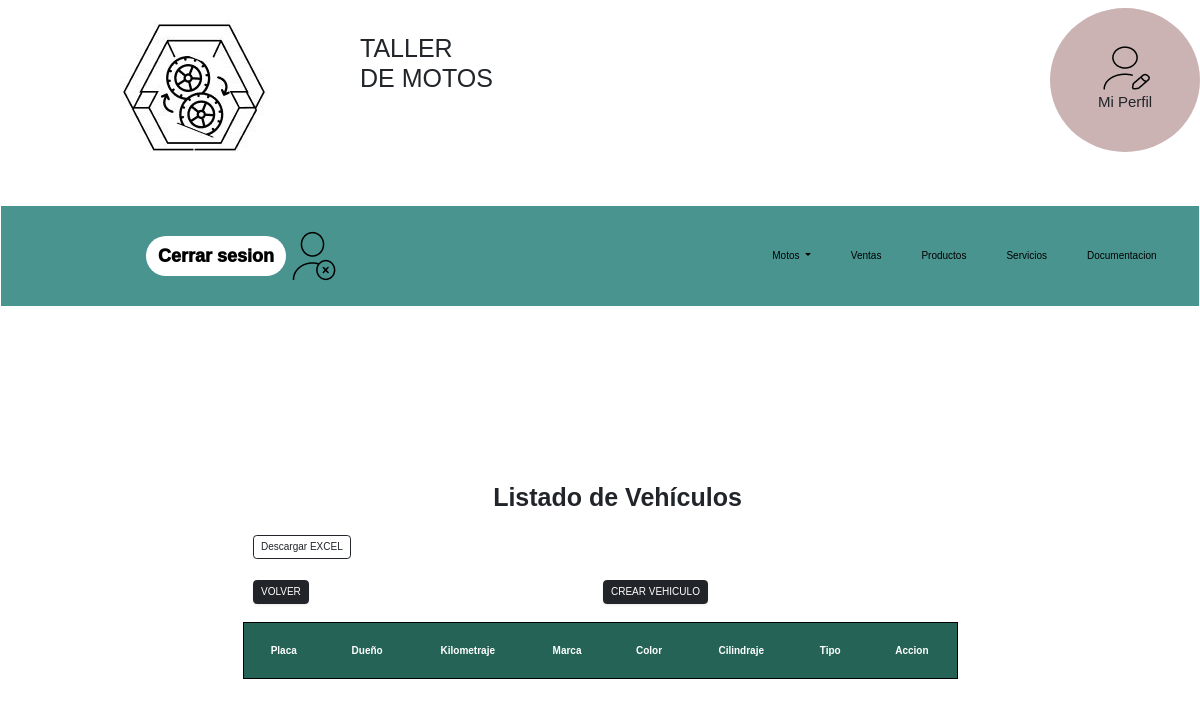
Before: /vista/admin/listas/motos/motos.php (signed in) with the older database file.
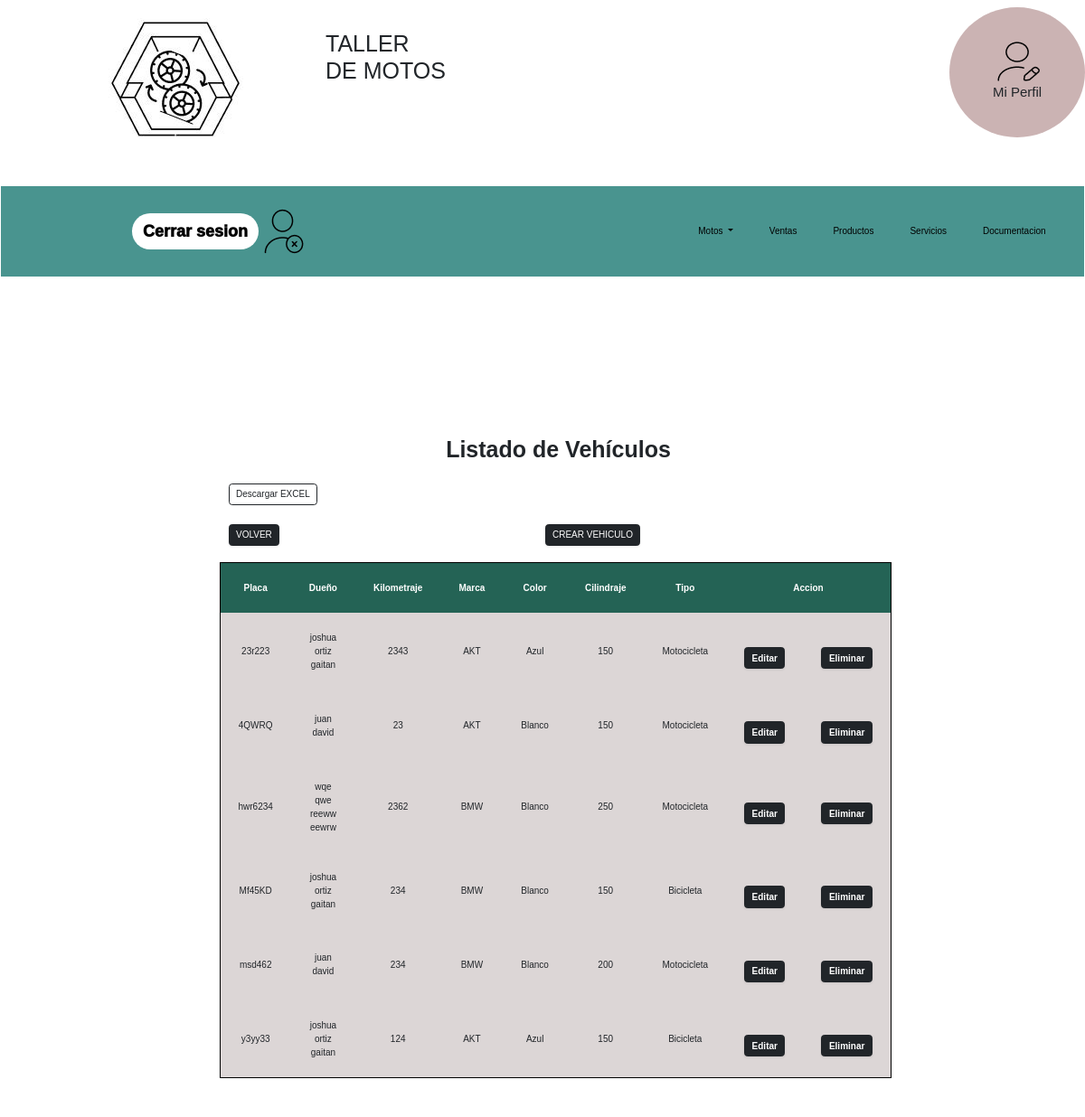
After: the same page with the newer database file.
### tables this page shows
CREATE TABLE `moto` (
  `placa` varchar(8) NOT NULL,
  `id_marca` int(11) NOT NULL,
  `descripcion` varchar(90) NOT NULL,
  `documento` int(11) NOT NULL,
  `km` int(11) NOT NULL,
  `id_linea` int(11) NOT NULL,
  `id_modelo` int(11) NOT NULL,
  `id_cilindraje` int(11) NOT NULL,
  `id_color` int(11) NOT NULL,
  `id_clase` int(11) NOT NULL,
  `id_carroseria` int(11) NOT NULL,
  `capacidad` tinyint(2) NOT NULL,
  `id_combustible` int(11) NOT NULL,
  `numero_motor` varchar(20) NOT NULL,
  `vin` varchar(20) NOT NULL,
  `numero_chasis` varchar(20) NOT NULL
);

CREATE TABLE `usuario` (
  `documento` int(10) NOT NULL,
  `nombre` varchar(100) NOT NULL,
  `telefono` int(10) NOT NULL,
  `gmail` varchar(40) NOT NULL,
  `usuario` varchar(20) NOT NULL,
  `clave` varchar(80) NOT NULL,
  `id_rol` int(11) NOT NULL,
  `id_estado` int(11) NOT NULL
);

CREATE TABLE `marca` (
  `id_marca` int(11) NOT NULL,
  `marca` varchar(100) NOT NULL
);

CREATE TABLE `color` (
  `id_color` int(11) NOT NULL,
  `color` varchar(20) NOT NULL
);

CREATE TABLE `cilindraje` (
  `id_cilindraje` int(11) NOT NULL,
  `cilindraje` varchar(20) NOT NULL
);

CREATE TABLE `tipo_vehiculo` (
  `id_clase` int(11) NOT NULL,
  `tip_vehiculo` varchar(20) NOT NULL
);

### vista/admin/listas/motos/motos.php (the view, shortened to what this page needs)
<?php
    $db = new Database();
    $con=$db->conectar();
?>
<?php
    $sql=$con->prepare("SELECT * FROM `moto` INNER JOIN marca INNER JOIN usuario INNER JOIN linea INNER JOIN modelo INNER JOIN cilindraje INNER JOIN color INNER JOIN tipo_vehiculo INNER JOIN tipo_carroceria INNER JOIN combustible ON moto.documento = usuario.documento WHERE moto.id_marca = marca.id_marca AND moto.id_linea = linea.id_linea AND moto.id_modelo = modelo.id_modelo AND moto.id_cilindraje = cilindraje.id_cilindraje AND moto.id_color = color.id_color AND moto.id_clase = tipo_vehiculo.id_clase AND moto.id_carroseria = tipo_carroceria.id_carroseria AND moto.id_combustible = combustible.id_combustible ORDER BY moto.placa ASC");
    $sql->execute();
?>
<!DOCTYPE html>
<html>
<head>
    <link rel="stylesheet" href="../../../bootstrap/css/bootstrap.min.css">
    <link rel="stylesheet" href="../../../../css/tabla.css">
    <link href="https://cdn.jsdelivr.net/npm/bootstrap@5.2.0/dist/css/bootstrap.min.css" rel="stylesheet" />
    <link href="	https://cdn.jsdelivr.net/npm/bootstrap@5.3.0/dist/js/bootstrap.bundle.min.js" rel="stylesheet">
</head>
<body>
<div class="contenedor">
    <header>
        <div class="encabezado">
            <div class="encabezado_a1">
              <a href="../../index.php" class="active"><img src="../../../../imagenes/logo.JPG" alt="logo de inventario sena"></a>
            </div>
            <div class="encabezado_a2">
                <h1>TALLER <br>DE MOTOS</h1>
            </div>
            <div class="encabezado_a3">
                <img src="../../../../imagenes/useredit.png" alt="perfil">
                <h4>Mi Perfil</h4>
            </div>
        </div>
    </header>
<nav class="navbar navbar-expand-md">
    <div class="barra_nav container-fluid navbar-nav">
        <div class="collapse navbar-collapse" id="navbarNavDropdown">
            <div class="menu_m1 nav-item">
                <form method="POST">
                    <input type="submit" value="Cerrar sesion" name="cerrar"/>
                </form>
                <img src="../../../../imagenes/agregar_usuario.png" alt="Cerrar">
            </div>
            <ul class="navbar-nav ms-auto">
            <li class="nav-item dropdown text-align-right -8 p-4 m-right-4">
                <a class="nav-link dropdown-toggle text-align-right justify-content-end" href="#" role="button" data-bs-toggle="dropdown" aria-expanded="false">
                    Motos
                </a>
                </li>
                <li class="nav-item p-4">
                <a class="nav-link " href="../ventas/venta.php">Ventas</a>
                </li>
                <li class="nav-item p-4">
                <a class="nav-link" href="../productos.php">Productos</a>
                </li>
                <li class="nav-item p-4">
                <a class="nav-link" href="../servicio.php">Servicios</a>
                </li>
                <li class="nav-item p-4">
                <a class="nav-link" href="../documentos.php">Documentacion</a>
                </li>
            </ul>
        </div>
    </div>
</nav>
    <div class=" d-flex justify-content-center align-items-center ">
        <div class="main-container rounded-5 text-secondary" style="width: 70rem">
            <h2 class="text-center text-dark fs-1 fw-bold" style="margin-right: 25%;">Listado de Vehículos</h2>
            <br>
            <div class="row">
                <div class="col-lg-6">
                    <form action="../libreria/formatoexel/exel_usu.php">
                        <div ><button type="submit" class="btn btn-outline-dark m-1" >Descargar EXCEL</button></div>
                    </form>
            </div>
            <br><br><br>
            <div class="row">
                <div class="col-lg-6">
                    <form action="../index.php">
                        <button type="submit"  class="btn btn-dark m-1 shadow-sm" >VOLVER</button>
                    </form>
                </div>
                <div class="col-lg-6">
                    <form action="./crear_mot.php">
                            <button type="submit" class="btn btn-dark m-1 shadow-sm">CREAR VEHICULO</button>
                    </form>
                </div>
            </div>
            <br><br><br>
            <table style="border:#000 solid 1px">
                <tr>
                    <thead>
                        <th class="text-center">Placa</th>
                        <th class="text-center">Dueño</th>
                        <th class="text-center">Kilometraje</th>
                        <th class="text-center">Marca</th>
                        <th class="text-center">Color</th>
                        <th class="text-center">Cilindraje</th>
                        <th class="text-center">Tipo</th>
                        <th colspan= "2" style="text-align: center;"> Accion</th>
                    </thead>
                </tr>
                <tbody>
                    <?php
                        foreach($sql as $sq){
                    ?>
                        <tr>
                            <td class="text-dark text-center" style="background-color: #DCD6D6;"><?=$sq['placa']?></td>
                            <td class="text-dark text-center" style="background-color: #DCD6D6;"><?=$sq['nombre']?></td>
                            <td class="text-dark text-center" style="background-color: #DCD6D6;"><?=$sq['km']?></td>
                            <td class="text-dark text-center" style="background-color: #DCD6D6;"><?=$sq['marca']?></td>
                            <td class="text-dark text-center" style="background-color: #DCD6D6;"><?=$sq['color']?></td>
                            <td class="text-dark text-center" style="background-color: #DCD6D6;"><?=$sq
                            ['cilindraje']?></td>
                            <td class="text-dark text-center" style="background-color: #DCD6D6;"><?=$sq['tip_vehiculo']?></td>
                            <td style="background-color: #DCD6D6">
                                <form action= "./edit_moto.php" method="get">
                                    <button type= "submit" class="btn btn-dark text-white w-70 mt-4 fw-semibold shadow-sm">Editar</button>
                                </form>
                            </td>
                            <td style="background-color: #DCD6D6">
                                <form action= "./eliminar_mot.php" method="get">
                                    <button type="submit" class="btn btn-dark text-white w-70 mt-4 fw-semibold shadow-sm" onclick="return confirm ('¿Desea eliminar este usuario?');">Eliminar</button>
                                </form>
                            </td>
                        </tr>
                </tbody>
                <?php
                }
                ?>
            </table>
            <br>
        </div>
    </div>
<body>
</html>

### css/tabla.css (style rules this page uses)
* { margin: 0; padding: 0; font-family: Verdana, Geneva, Tahoma, sans-serif; }
.encabezado { display: grid; background: #ffff; grid-template-columns: repeat(4, 1fr); height: 150px; column-gap: 20px; margin-bottom: 50px; }
.contenedor .encabezado_a1 { display: flex; margin-left: 120px; margin-top: 20px; width: 220px; grid-column: 1/2; }
.contenedor .encabezado_a2 { margin-top: 5%; width: 650px; grid-column: 2/3; padding: auto; }
.contenedor .encabezado_a3 { grid-column: 4/5; display: flex; flex-direction: column; align-items: center; justify-content: center; background: #CBB3B3; border-radius: 50%; margin-top: 5%; margin-right: 10%; width: 150px; }
.contenedor .barra_nav { background: #49948F; height: 100px; width: 100%; }
.contenedor .barra_nav a { text-decoration: none; color: #000; }
.menu_m1 { display: flex; justify-content: start; align-items: center; text-decoration: none; margin-left: 130px; font-weight: 1000; font-size: 20px; }
.barra_nav .menu_m1 input[type="submit"] { border: none; outline: none; width: 140px; height: 40px; background: #ffffff; color: #000; font-size: 18px; border-radius: 20px; }
body { font-family: Arial; }
h2 { margin-left: 30%; margin-bottom: 10%; }
.main-container { margin: 150px auto; width: 600px; }
table { background-color: white; text-align: left; border-collapse: collapse; width: 100%; }
th, td { padding: 20px; }
thead { background-color: #246355; border-bottom: solid 5px #0F362D; color: white; }

Changed rows visible on the page:
added moto: placa "23r223", documento.nombre "joshua ortiz gaitan", km "2343", id_marca.marca "AKT", id_color.color "Azul", id_cilindraje.cilindraje "150", id_clase.tip_vehiculo "Motocicleta"
added moto: placa "4QWRQ", documento.nombre "juan david", km "23", id_marca.marca "AKT", id_color.color "Blanco", id_cilindraje.cilindraje "150", id_clase.tip_vehiculo "Motocicleta"
added moto: placa "hwr6234", documento.nombre "wqe qwe reeww eewrw", km "2362", id_marca.marca "BMW", id_color.color "Blanco", id_cilindraje.cilindraje "250", id_clase.tip_vehiculo "Motocicleta"
added moto: placa "Mf45KD", documento.nombre "joshua ortiz gaitan", km "234", id_marca.marca "BMW", id_color.color "Blanco", id_cilindraje.cilindraje "150", id_clase.tip_vehiculo "Bicicleta"
added moto: placa "msd462", documento.nombre "juan david", km "234", id_marca.marca "BMW", id_color.color "Blanco", id_cilindraje.cilindraje "200", id_clase.tip_vehiculo "Motocicleta"
added moto: placa "y3yy33", documento.nombre "joshua ortiz gaitan", km "124", id_marca.marca "AKT", id_color.color "Azul", id_cilindraje.cilindraje "150", id_clase.tip_vehiculo "Bicicleta"
